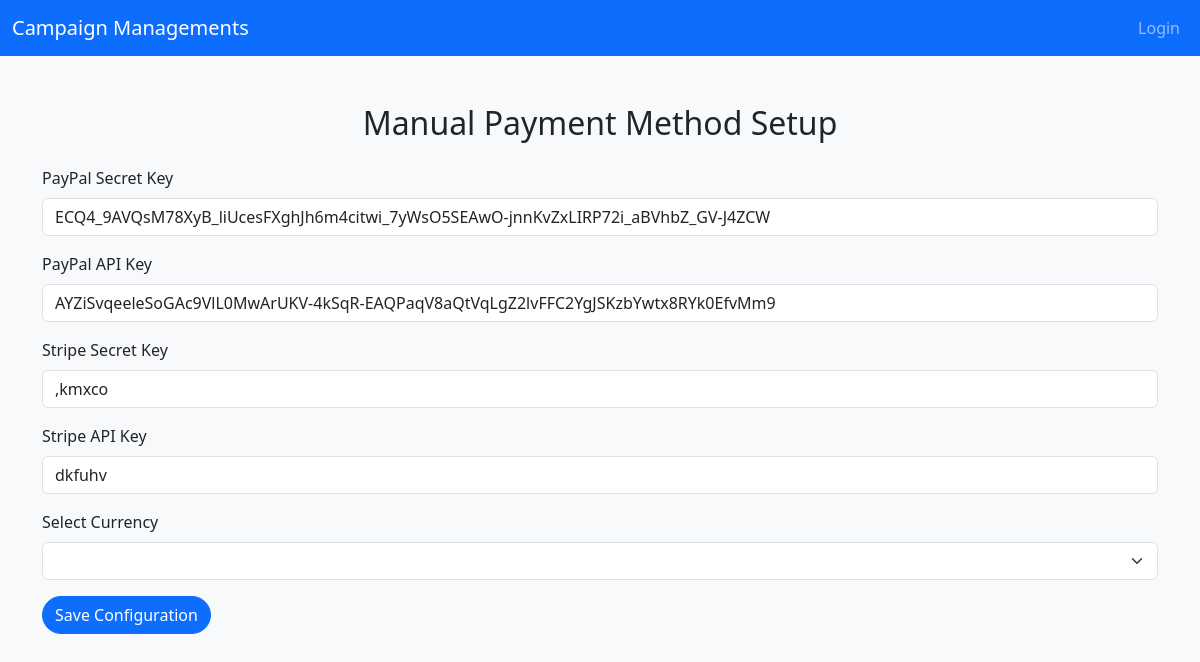
The app's page /admix/config, older data.
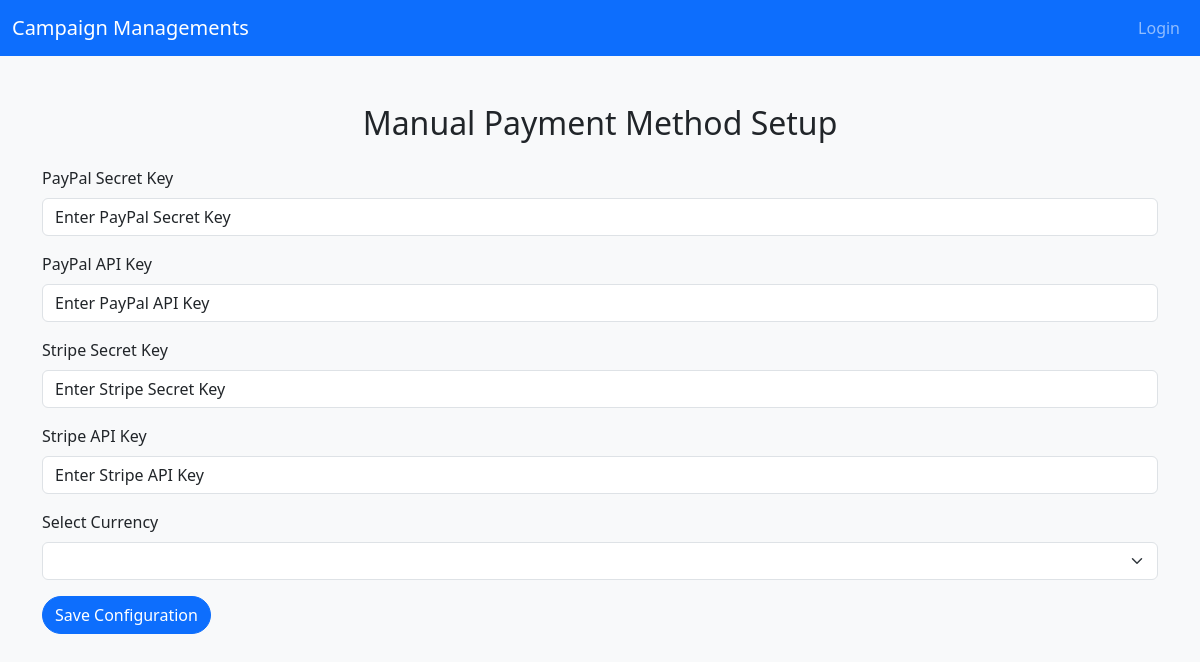
The same page, newer data.
### base/models.py (models this page shows, shortened)
class PaymentData(models.Model):
    paypal_secret_key = models.CharField( max_length=500)
    paypal_api_key =models.CharField( max_length=500)
    stripe_secret_key =models.CharField( max_length=500)
    stripe_api_key =models.CharField( max_length=500)
    currency = models.CharField( max_length=500)

### admix/views.py (the view, shortened to what this page needs)
# urls.py: path('config',config,name='config'),
def config(request):
    if PaymentData.objects.exists():
        pay = PaymentData.objects.first()
        context = {
            'paypal_secret_key': pay.paypal_secret_key,
            'paypal_api_key': pay.paypal_api_key,
            'stripe_secret_key': pay.stripe_secret_key,
            'stripe_api_key': pay.stripe_api_key,
            'currency': pay.currency,
        }
    else:
        context = {
            'paypal_secret_key': 'Enter PayPal Secret Key',
            'paypal_api_key': 'Enter PayPal API Key',
            'stripe_secret_key': 'Enter Stripe Secret Key',
            'stripe_api_key': 'Enter Stripe API Key',
            'currency': 'currency',
        }
    return render(request, 'admin/set.html', context)

### base/templates/admin/set.html (shortened to what this page needs)
{% extends "admin/admin-base.html" %}
{% block content %}
    <div class="container my-5">
        <h2 class="text-center mb-4">Manual Payment Method Setup</h2>
        <form method="POST">
            <div class="mb-3">
                <label for="paypalSecretKey" class="form-label">PayPal Secret Key</label>
                <input type="text" class="form-control" id="paypalSecretKey" value="{{paypal_secret_key}}" name="paypal_secret_key" placeholder="Enter PayPal Secret Key">
            </div>
            <div class="mb-3">
                <label for="paypalApiKey" class="form-label">PayPal API Key</label>
                <input type="text" class="form-control" id="paypalApiKey" name="paypal_api_key" value="{{paypal_api_key}}" placeholder="Enter PayPal API Key">
            </div>
            <div class="mb-3">
                <label for="stripeSecretKey" class="form-label">Stripe Secret Key</label>
                <input type="text" class="form-control" id="stripeSecretKey" name="stripe_secret_key" value="{{stripe_secret_key}}" placeholder="Enter Stripe Secret Key">
            </div>
            <div class="mb-3">
                <label for="stripeApiKey" class="form-label">Stripe API Key</label>
                <input type="text" class="form-control" id="stripeApiKey" name="stripe_api_key" value="{{stripe_api_key}}" placeholder="Enter Stripe API Key">
            </div>
            <div class="mb-3">
                <label for="currencySelector" class="form-label">Select Currency</label>
                <select class="form-select" name="currency" id="currencySelector">
                </select>
            </div>
            <button type="submit" class="btn btn-primary">Save Configuration</button>
        </form>
    </div>
</body>
</html>
{% endblock content %}

Row changes from the older to the newer data that the page shows:
removed PaymentData: paypal_secret_key "ECQ4_9AVQsM78XyB_liUcesFXghJh6m4citwi_7yWsO5SEAwO-jnnKvZxLIRP72i_aBVhbZ_GV-J4ZCW", paypal_api_key "AYZiSvqeeleSoGAc9VlL0MwArUKV-4kSqR-EAQPaqV8aQtVqLgZ2lvFFC2YgJSKzbYwtx8RYk0EfvMm9", stripe_secret_key ",kmxco", stripe_api_key "dkfuhv"
Text that changed along with them:
form field paypal_secret_key: (not shown) → "Enter PayPal Secret Key"
form field paypal_api_key: (not shown) → "Enter PayPal API Key"
form field stripe_secret_key: (not shown) → "Enter Stripe Secret Key"
form field stripe_api_key: (not shown) → "Enter Stripe API Key"
